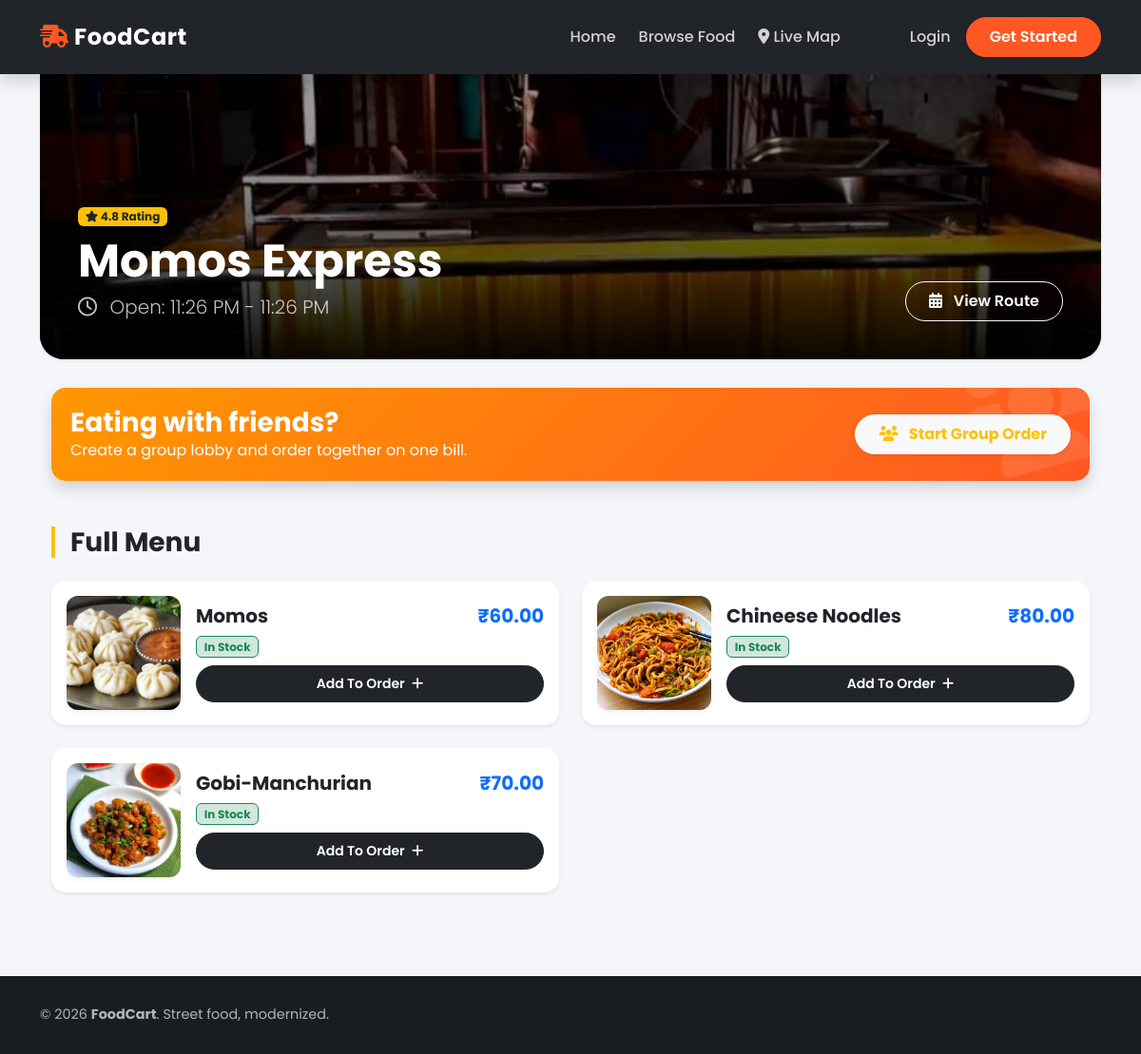
Screenshot of /vendor/menu/3/ with the database file from the repository.
### vendor/models.py (models this page shows, shortened)
class FoodCart(models.Model):
    owner = models.OneToOneField(User, on_delete=models.CASCADE, null=True, blank=True)
    name = models.CharField(max_length=100)
    image = models.ImageField(upload_to='cart_images/', default='cart_images/default.jpg')
    opening_time = models.TimeField(default=datetime.time(10, 0)) # 10 AM
    closing_time = models.TimeField(default=datetime.time(22, 0)) # 10 PM
    is_open = models.BooleanField(default=True)
    current_lat = models.FloatField(default=12.9716)
    current_long = models.FloatField(default=77.5946)
    payment_qr = models.ImageField(upload_to='payment_qrs/', blank=True, null=True)

class MenuItem(models.Model):
    cart = models.ForeignKey(FoodCart, on_delete=models.CASCADE, related_name='items')
    name = models.CharField(max_length=100)
    price = models.DecimalField(max_digits=6, decimal_places=2)
    stock_qty = models.IntegerField(default=20)
    image = models.ImageField(upload_to='menu_images/', blank=True, null=True)
    is_available = models.BooleanField(default=True)

### vendor/views.py (the view)
# urls.py: path('menu/<int:cart_id>/', views.menu_view, name='menu_view'),
def menu_view(request, cart_id):
    cart = get_object_or_404(FoodCart, id=cart_id)
    items = cart.items.filter(is_available=True)
    session_key = f'cart_{cart.id}_total'
    my_total = request.session.get(session_key, 0)
    return render(request, 'vendor/menu.html', {
        'cart': cart,
        'items': items,
        'my_total': my_total  # Pass it to template
    })

### templates/vendor/menu.html (shortened to what this page needs)
{% extends 'core/base.html' %}
{% block content %}
<link href="https://unpkg.com/aos@2.3.1/dist/aos.css" rel="stylesheet">
<div class="cart-header shadow-sm">
    {% if cart.image %}
        <img src="{{ cart.image.url }}" class="cart-bg">
    {% else %}
        <img src="https://placehold.co/1200x400?text=FoodCart" class="cart-bg">
    {% endif %}
    <div class="header-content d-flex justify-content-between align-items-end">
        <div>
            <span class="badge bg-warning text-dark mb-2"><i class="fas fa-star"></i> 4.8 Rating</span>
            <h1 class="display-5 fw-bold mb-1">{{ cart.name }}</h1>
            <p class="lead mb-0 opacity-75">
                <i class="far fa-clock me-2"></i> Open: {{ cart.opening_time|time:"g:i A" }} - {{ cart.closing_time|time:"g:i A" }}
            </p>
        </div>
        <button class="btn btn-outline-light rounded-pill px-4" type="button" data-bs-toggle="collapse" data-bs-target="#scheduleCollapse">
            <i class="fas fa-calendar-alt me-2"></i> View Route
        </button>
    </div>
</div>
<div class="container pb-5">
    <div class="row mb-5" data-aos="fade-up">
    <div class="col-12">
        <div class="party-box shadow">
            <div class="d-flex align-items-center justify-content-between position-relative" style="z-index: 2;">
                <div>
                    <h3 class="fw-bold m-0">Eating with friends?</h3>
                    <p class="m-0 opacity-90">Create a group lobby and order together on one bill.</p>
                </div>
                <a href="{% url 'start_party' cart.id %}" class="btn btn-light text-warning fw-bold px-4 rounded-pill shadow-sm">
                    <i class="fas fa-users me-2"></i> Start Group Order
                </a>
            </div>
        </div>
    </div>
</div>
    <h3 class="fw-bold mb-4 border-start border-4 border-warning ps-3">Full Menu</h3>
    <div class="row g-4">
        {% for item in items %}
        <div class="col-lg-6" data-aos="fade-up" data-aos-delay="{{ forloop.counter }}00">
            <div class="card menu-card h-100 p-3 shadow-sm">
                <div class="d-flex align-items-center">
                    <div class="flex-shrink-0">
                        {% if item.image %}
                            <img src="{{ item.image.url }}" class="item-img shadow-sm">
                        {% else %}
                            <img src="https://placehold.co/150x150?text=Food" class="item-img shadow-sm">
                        {% endif %}
                    </div>
                    <div class="flex-grow-1 ms-3">
                        <div class="d-flex justify-content-between align-items-start">
                            <h5 class="fw-bold mb-1">{{ item.name }}</h5>
                            <h5 class="text-primary fw-bold">₹{{ item.price }}</h5>
                        </div>
                        <div class="mb-2">
                            {% if item.stock_qty == 0 %}
                                <span class="badge bg-light text-muted border">Sold Out</span>
                            {% elif item.stock_qty < 5 %}
                                <span class="badge bg-danger-subtle text-danger border border-danger">
                                    🔥 Only {{ item.stock_qty }} left!
                                </span>
                            {% else %}
                                <span class="badge bg-success-subtle text-success border border-success">
                                    In Stock
                                </span>
                            {% endif %}
                        </div>
                        <form action="{% url 'order_item' item.id %}" method="POST">
                            {% if item.stock_qty > 0 %}
                                <button type="submit" class="btn btn-dark btn-sm rounded-pill w-100">
                                    Add to Order <i class="fas fa-plus ms-1"></i>
                                </button>
                            {% else %}
                                <button type="button" class="btn btn-secondary btn-sm rounded-pill w-100" disabled>
                                    Unavailable
                                </button>
                            {% endif %}
                        </form>
                    </div>
                </div>
            </div>
        </div>
        {% empty %}
        <div class="col-12 text-center py-5">
            <p class="text-muted">Menu items are currently unavailable.</p>
        </div>
        {% endfor %}
    </div>
</div>
{% endblock %}

### templates/core/base.html (shortened to what this page needs)
<!DOCTYPE html>
<html lang="en">
<head>
    <link href="https://cdn.jsdelivr.net/npm/bootstrap@5.3.0/dist/css/bootstrap.min.css" rel="stylesheet">
    <link rel="stylesheet" href="https://cdnjs.cloudflare.com/ajax/libs/font-awesome/6.4.0/css/all.min.css">
</head>
<body>
    <nav class="navbar navbar-expand-lg navbar-dark sticky-top shadow">
        <div class="container">
            <a class="navbar-brand fs-4" href="{% url 'home' %}">
                <i class="fas fa-truck-fast"></i> FoodCart
            </a>
            <div class="collapse navbar-collapse" id="navbarNav">
                <ul class="navbar-nav ms-auto align-items-center gap-2">
                    <li class="nav-item">
                        <a class="nav-link" href="{% url 'home' %}">Home</a>
                    </li>
                    <li class="nav-item">
                        <a class="nav-link" href="{% url 'vendor_list' %}">Browse Food</a>
                    </li>
                    <li class="nav-item me-3">
                        <a class="nav-link" href="{% url 'map_view' %}">
                            <i class="fas fa-location-dot"></i> Live Map
                        </a>
                    </li>
                    {% if user.is_authenticated %}
                        <li class="nav-item border-start border-secondary ps-3 ms-2 d-none d-lg-block"></li>
                        <li class="nav-item">
                            <a class="btn btn-outline-light btn-sm" href="{% url 'vendor_dashboard' %}">
                                <i class="fas fa-store"></i> Dashboard
                            </a>
                        </li>
                        <li class="nav-item">
                            <form action="{% url 'logout' %}" method="post" class="d-inline">
                                {% csrf_token %}
                                <button type="submit" class="btn btn-danger btn-sm">
                                    <i class="fas fa-sign-out-alt"></i>
                                </button>
                            </form>
                        </li>
                    {% else %}
                        <li class="nav-item">
                            <a class="nav-link text-white" href="{% url 'login' %}">Login</a>
                        </li>
                        <li class="nav-item">
                            <a class="btn btn-brand shadow-sm" href="{% url 'vendor_register' %}">
                                Get Started
                            </a>
                        </li>
                    {% endif %}
                </ul>
            </div>
        </div>
    </nav>
    <div class="main-content container mt-4">
        {% block content %}
        {% endblock %}
    </div>
    <footer>
        <div class="container text-center">
            <div class="row align-items-center">
                <div class="col-md-6 text-md-start">
                    <p class="mb-0">&copy; 2026 <strong>FoodCart</strong>. Street food, modernized.</p>
                </div>
            </div>
        </div>
    </footer>
</body>
</html>

### templates/core/base.html (style rules this page uses)
body { background-color: #f4f6f9; font-family: 'Poppins', sans-serif; min-height: 100vh; display: flex; flex-direction: column; }
.navbar { background: #212529; padding-top: 1rem; padding-bottom: 1rem; }
.navbar-brand { font-weight: 700; letter-spacing: 0.5px; color: #fff !important; }
.navbar-brand i { color: #ff5722; }
.nav-link { font-weight: 500; color: rgba(255,255,255,0.8) !important; transition: all 0.6s ease; }
.btn { border-radius: 50px; padding: 8px 24px; font-weight: 600; transition: all 0.6s ease; text-transform: capitalize; }
.btn-brand { background-color: #ff5722; border-color: #ff5722; color: white; }
.main-content { flex: 1; padding-bottom: 40px; }
.card { border: none; border-radius: 12px; transition: transform 0.4s ease, box-shadow 0.4s ease; }
footer { background: #1a1d20; color: #adb5bd; margin-top: auto; padding: 30px 0; font-size: 0.9rem; }

### templates/vendor/menu.html (style rules this page uses)
.cart-header { position: relative; height: 300px; border-radius: 0 0 25px 25px; overflow: hidden; margin-top: -24px; margin-bottom: 30px; color: white; }
.cart-bg { width: 100%; height: 100%; object-fit: cover; filter: brightness(0.6); transition: transform 1s ease; }
.header-content { position: absolute; bottom: 0; left: 0; width: 100%; padding: 40px; background: linear-gradient(to top, rgba(0,0,0,0.9), transparent); }
.menu-card { border: none; border-radius: 15px; transition: all 0.6s ease; background: white; overflow: hidden; }
.item-img { width: 120px; height: 120px; object-fit: cover; border-radius: 12px; }
.party-box { background: linear-gradient(135deg, #ff9800, #ff5722); color: white; border-radius: 15px; padding: 20px; position: relative; overflow: hidden; }
.party-box::after { content: '\f0c0'; font-family: "Font Awesome 6 Free"; font-weight: 900; position: absolute; right: -20px; bottom: -20px; font-size: 8rem; opacity: 0.1; transform: rotate(-15deg); }

### rows the page displays
FoodCart: image (picture), name "Momos Express", opening_time "11:26 PM", closing_time "11:26 PM"
MenuItem: image (picture), name "Momos", price "60.00", stock_qty "In Stock"
MenuItem: image (picture), name "Chineese Noodles", price "80.00", stock_qty "In Stock"
MenuItem: image (picture), name "Gobi-Manchurian", price "70.00", stock_qty "In Stock"
